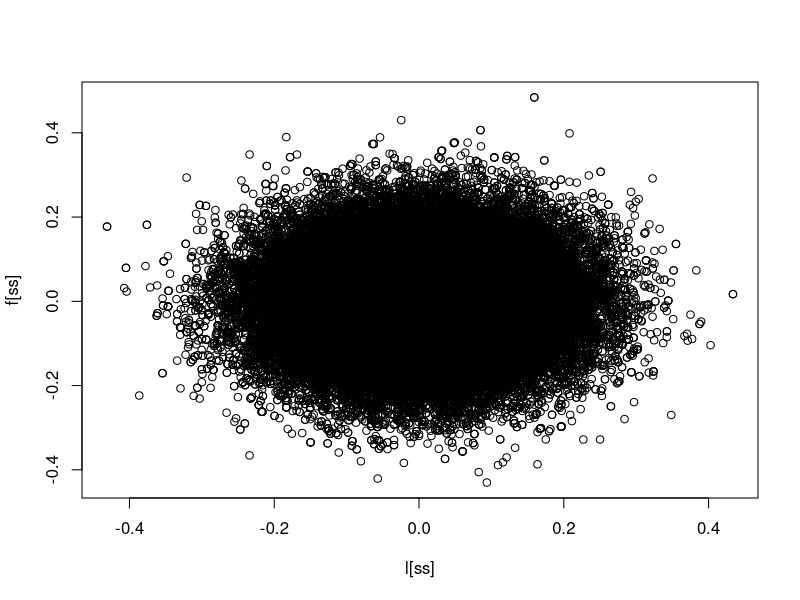

Source code (R):
## ---- chunk 1
l = rnorm(100000,0,0.1)
f = rnorm(100000,0,0.1)
y = 2
Lik = dnorm((y-l*f),0,1)
ss = sample(1:100000,prob=Lik,replace=TRUE)
plot(l[ss],f[ss])
